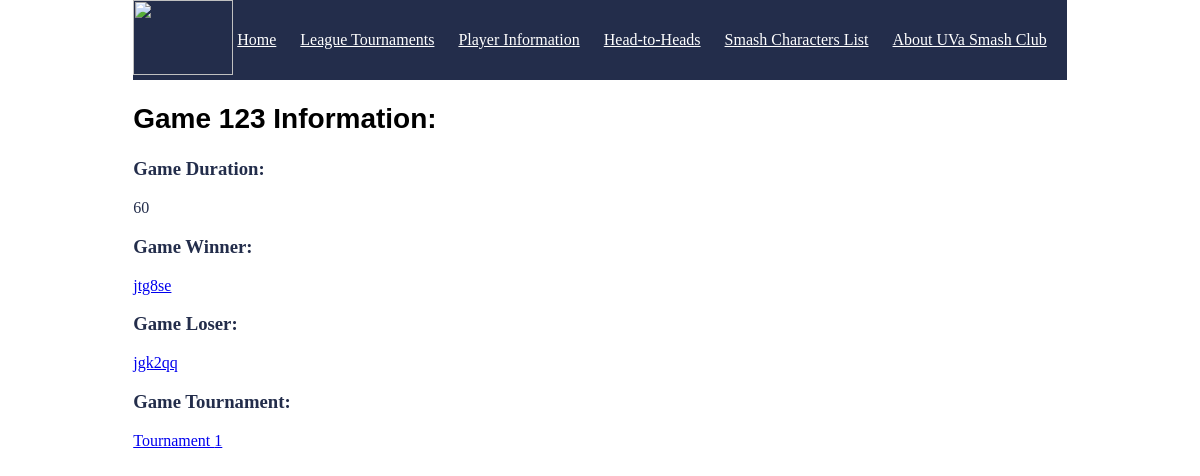
The app's page /game/123, older data.
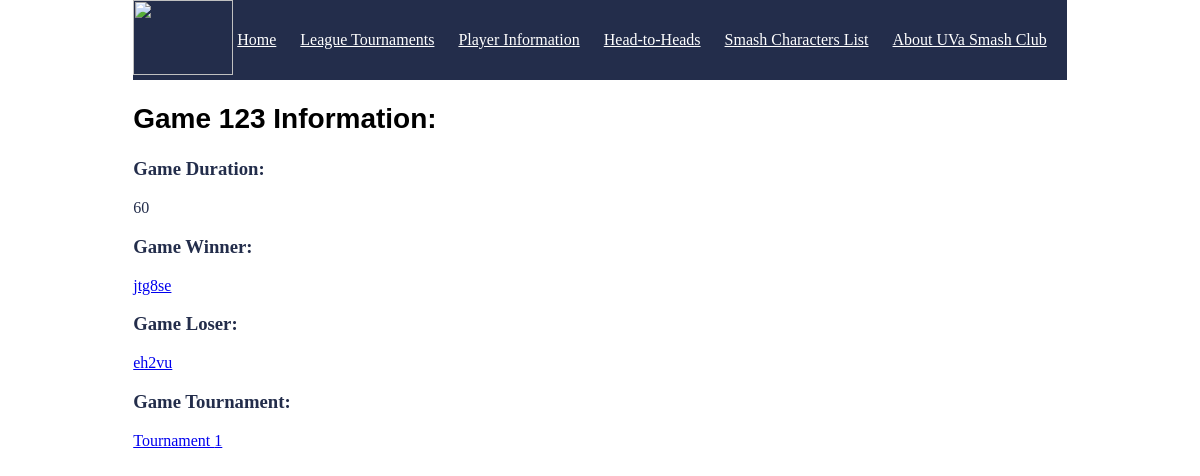
The same page, newer data.
### tables this page shows
CREATE TABLE game (
	GameID int NOT NULL,
	Duration int,
	Winner tinytext,
	Loser tinytext,
	TourneyNum int,
	PRIMARY KEY (GameID),
	FOREIGN KEY (TourneyNum) REFERENCES tournament(TourneyNum),
	FOREIGN KEY (Winner) REFERENCES player(ComputingID),
	FOREIGN KEY (Loser) REFERENCES player(ComputingID)
);

### run.py (the view)
@app.route("/game/<int:GameID>")
def game_(GameID):
    connection_obj = sqlite3.connect('project.db')
    cursor_obj = connection_obj.cursor()
    cursor_obj.execute(f"SELECT * FROM game WHERE GameID = {GameID} LIMIT 1")
    game_info = cursor_obj.fetchone()
    if game_info is None:
        return "Tournament not found"
    connection_obj.close()
    return render_template("game.html", game_info=game_info)

### templates/game.html (shortened to what this page needs)
<!DOCTYPE html>
<html lang="en">
<head>
    <link rel="stylesheet" href='/css/main.css' />
</head>
<nav class="navigation-bar">
    <img src="{{url_for('static', filename='smashLogo.png')}}"  style="width:100px;height:75px;"/>
    <a href="/" >Home</a>
    <a href="/get-tournaments" >League Tournaments</a>
    <a href="/get-players">Player Information</a>
    <a href="/get-games">Head-to-Heads</a>
    <a href="/character">Smash Characters List</a>
    <a href="/about">About UVa Smash Club</a>
</nav>
<body>
<h2 style="color:Black;">Game <b>{{game_info[0]}}</b> Information:</h2>
    <h3>Game Duration: </h3>{{game_info[1]}}
    <h3>Game Winner:</h3> <a href="/player/{{game_info[2]}}"> {{game_info[2]}}  </a>
    <h3>Game Loser: </h3> <a href="/player/{{game_info[3]}}"> {{game_info[3]}}  </a>
    <h3>Game Tournament:</h3> <a href="/tournament/{{game_info[4]}}">Tournament {{game_info[4]}}  </a>
    <br/>
</body>
</html>

Row changes from the older to the newer data that the page shows:
changed game "jtg8se": Loser "jgk2qq" → "eh2vu"
